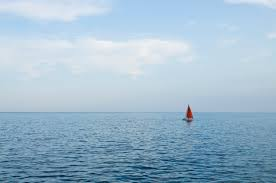
#> input picture Image/image1.jpeg, 276 x 183 px
$ python -i carve_slow.py   (imports and definitions only)   (older library calls are emulated)
#> lines starting #> are read from the running program, lines starting #| are printed output that depends on the picture
#> further down, picture is the input picture: shape (183, 276, 3); mean B, G, R 205.6, 186.2, 158.9
import numpy as np
import cv2 as cv
from typing import Tuple


# maximun possible value with backward energy
_MAX_PIXEL_BACKWARD_ENERGY = 8 * 255 * 2


def _backward_energy(img):
    from scipy.ndimage.filters import convolve
    filter_du = np.array([
        [-1.0, -2.0, -1.0],
        [0.0, 0.0, 0.0],
        [1.0, 2.0, 1.0],
    ])

    filter_dv = np.array([
        [-1.0, 0.0, 1.0],
        [-2.0, 0.0, 2.0],
        [-1.0, 0.0, 1.0],
    ])

    img = cv.cvtColor(img, cv.COLOR_BGR2GRAY)
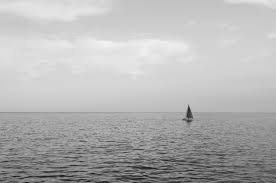
#> img: shape (183, 276); min 21, max 243, mean 180.3
    img = img.astype('float32')
    grads = np.absolute(convolve(img, filter_du)) + np.absolute(convolve(img, filter_dv))
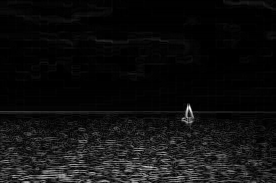
#> grads: shape (183, 276) float32; min 0, max 730, mean 45.6; drawn with min black and max white

    return grads


# [75 lines left out: functions _backward_energy_opencv, _minimum_seam, _get_keep, carve_column, not called in this run]


class Core:
    def __init__(self) -> None:
        pass

    def carve_column(self, img:np.ndarray, mask_remove:np.ndarray=None, mask_protect:np.ndarray=None) -> Tuple[np.ndarray, np.ndarray, np.ndarray]:
        _img, _mask_remove, _mask_protect = carve_column(img, mask_remove, mask_protect)
        return _img, _mask_remove, _mask_protect

>>> import cv2
>>> picture = cv2.imread('../Image/image1.jpeg')
>>> result = _backward_energy(picture)
